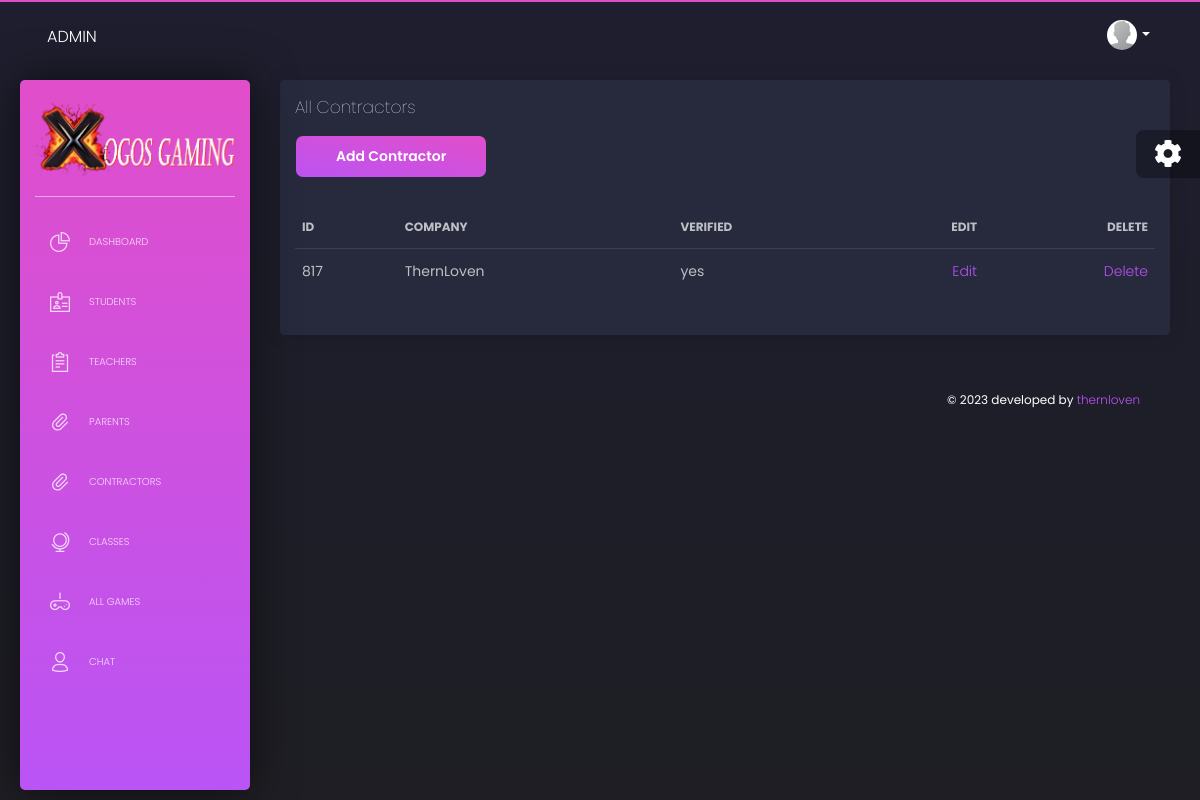
/admin/contractors.php (signed in), run on the app's committed database.
### tables this page shows
CREATE TABLE `users` (
  `user_id` int NOT NULL,
  `admin_id` int DEFAULT '0',
  `contractor_id` int DEFAULT '0',
  `parent_id` int DEFAULT '0',
  `student_id` int DEFAULT '0',
  `t_student_id` int DEFAULT '0',
  `teacher_id` int DEFAULT '0',
  `class_id` int DEFAULT NULL,
  `company` varchar(255) DEFAULT NULL,
  `firstname` varchar(255) DEFAULT NULL,
  `lastname` varchar(255) DEFAULT NULL,
  `img` text,
  `address` varchar(255) DEFAULT NULL,
  `phone` varchar(255) DEFAULT NULL,
  `city` varchar(255) DEFAULT NULL,
  `state` varchar(255) DEFAULT NULL,
  `zip` varchar(255) DEFAULT NULL,
  `email` varchar(255) DEFAULT NULL,
  `username` varchar(255) DEFAULT NULL,
  `password` varchar(255) DEFAULT NULL,
  `unhashed_pass` varchar(200) DEFAULT NULL,
  `confirm_p` varchar(255) DEFAULT NULL,
  `user_role` varchar(255) DEFAULT NULL,
  `kids_count` int DEFAULT '0',
  `token_lr` text,
  `token_tq` text,
  `token` text,
  `verified` varchar(5) DEFAULT 'no',
  `active` varchar(5) DEFAULT 'no',
  `is_affiliate` tinyint NOT NULL DEFAULT '0',
  `affiliated_by` int DEFAULT NULL,
  `total_coins_lr` varchar(255) DEFAULT NULL,
  `total_time_lr` varchar(255) DEFAULT NULL,
  `timestamp_lr` timestamp NOT NULL DEFAULT CURRENT_TIMESTAMP
);

### admin/includes/all_contractors.php (shortened to what this page needs)
<?php include "includes/sidebar.php" ?>
<?php include "includes/navbar.php"; ?>
<div class="content">
<div class="row">
          <div class="col-md-12">
            <div class="card ">
              <div class="card-header">
                <h4 class="card-title"> All Contractors</h4>
                        <div class="form-group">
                            <button type="button" class="btn btn-primary" data-toggle="modal" data-target="#exampleModalCenterContractor">Add Contractor</button>
                        </div>
              </div>
              <div class="card-body">
                <div class="table-responsive">
                <table class="table tablesorter">
                        <thead class="text-primary">
                            <tr>
                                <th>Id</th>
                                <th>Company</th>
                                <th>Verified</th>
                                <th class="text-right">Edit</th>
                                <th class="text-right">Delete</th>
                            </tr>
                        </thead>
                        <tbody>
                        <?php
                        $query = "SELECT * FROM users WHERE user_role = 'contractor' ORDER BY user_id DESC ";
                        $select_student = mysqli_query($connection, $query);
                        while ($row = mysqli_fetch_assoc($select_student)) {
                        $user_id   = $row['user_id'];
                        $company   = $row['company'];
                        $verified  = $row['verified'];
                        echo "<tr>";
                            echo "<td>$user_id</td>";
                            echo "<td>$company</td>";
                            echo "<td>$verified</td>";
                            echo "<td class='text-right'><a href='contractors.php?source=edit_contractor&edit_contractor={$user_id}'>Edit</a></td>";
                            echo "<td class='text-right'><a onClick=\"javascript: return confirm('Are you sure you want to delete?'); \"href='contractors.php?delete={$user_id}'>Delete</a></td>";
                            echo "</tr>";
                        }
                        ?>
                   </tbody>
                   </table>
                </div>
              </div>
            </div>
          </div>
</div>

### data on the page
users: user_id "817", company "ThernLoven", verified "yes"

### other printed values
$_SESSION['user_role'] "ADMIN"
